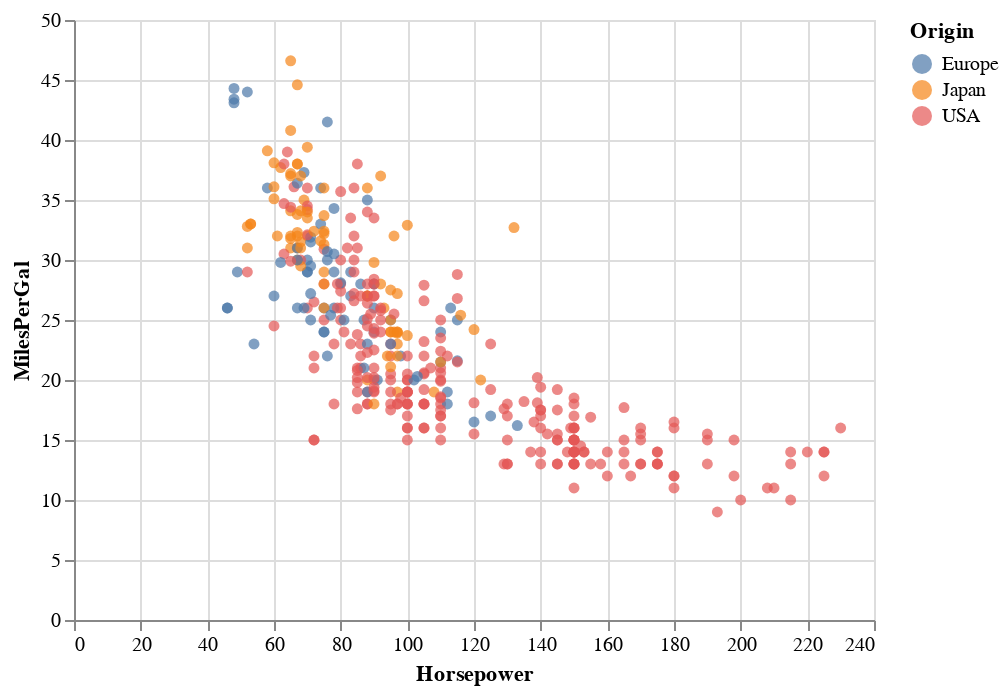

The cell this chart's notebook holds for it:
### Code cell
# Test Example Color Scatterplot
dobj = DataObj(dataset,[Column("Horsepower"),Column("MilesPerGal"),Column("Origin")])
dobj.display()

### Figure 1 — Vega-Lite specification as saved in the notebook (floating-point values rounded to 4 significant figures; data arrays with more than 128 entries replaced by an {"elided": "..."} marker saying what was removed)
{"$schema": "https://vega.github.io/schema/vega-lite/v3.4.0.json", "config": {"mark": {"tooltip": {"content": "encoding"}}, "view": {"height": 300, "width": 400}}, "data": {"name": "data-72fe08951b86c7df8ecf6ef5a2b30a0a"}, "datasets": {"data-72fe08951b86c7df8ecf6ef5a2b30a0a": {"elided": "392 records"}}, "encoding": {"color": {"field": "Origin", "type": "nominal"}, "x": {"field": "Horsepower", "type": "quantitative"}, "y": {"field": "MilesPerGal", "type": "quantitative"}}, "mark": "circle", "selection": {"selector023": {"bind": "scales", "encodings": ["x", "y"], "type": "interval"}}}
